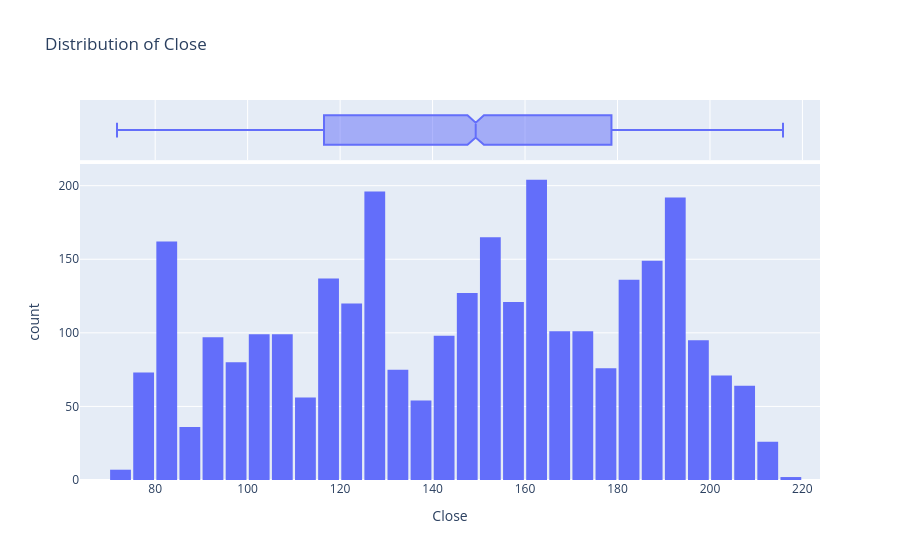

Here is the notebook cell this chart was saved with:
### Code cell
fig = px.histogram(ibm, x='Close', marginal='box', nbins=47, title='Distribution of Close')
fig.update_layout(bargap=0.1)

### Figure 1 — Plotly figure (JSON) as saved in the notebook; plotly's stock layout.template omitted (floating-point values rounded to 4 significant figures; data arrays with more than 128 entries replaced by an {"elided": "..."} marker saying what was removed)
{"data": [{"alignmentgroup": "True", "bingroup": "x", "hovertemplate": "Close=%{x}<br>count=%{y}<extra></extra>", "legendgroup": "", "marker": {"color": "#636efa", "pattern": {"shape": ""}}, "name": "", "nbinsx": 47, "offsetgroup": "", "orientation": "v", "showlegend": false, "type": "histogram", "x": {"elided": "3019 float values"}, "xaxis": "x", "yaxis": "y"}, {"alignmentgroup": "True", "hovertemplate": "Close=%{x}<extra></extra>", "legendgroup": "", "marker": {"color": "#636efa"}, "name": "", "notched": true, "offsetgroup": "", "showlegend": false, "type": "box", "x": {"elided": "3019 float values"}, "xaxis": "x2", "yaxis": "y2"}], "layout": {"bargap": 0.1, "barmode": "relative", "legend": {"tracegroupgap": 0}, "title": {"text": "Distribution of Close"}, "xaxis": {"anchor": "y", "domain": [0, 1], "title": {"text": "Close"}}, "xaxis2": {"anchor": "y2", "domain": [0, 1], "matches": "x", "showgrid": true, "showticklabels": false}, "yaxis": {"anchor": "x", "domain": [0, 0.8316], "title": {"text": "count"}}, "yaxis2": {"anchor": "x2", "domain": [0.8416, 1], "matches": "y2", "showgrid": false, "showline": false, "showticklabels": false, "ticks": ""}}}
